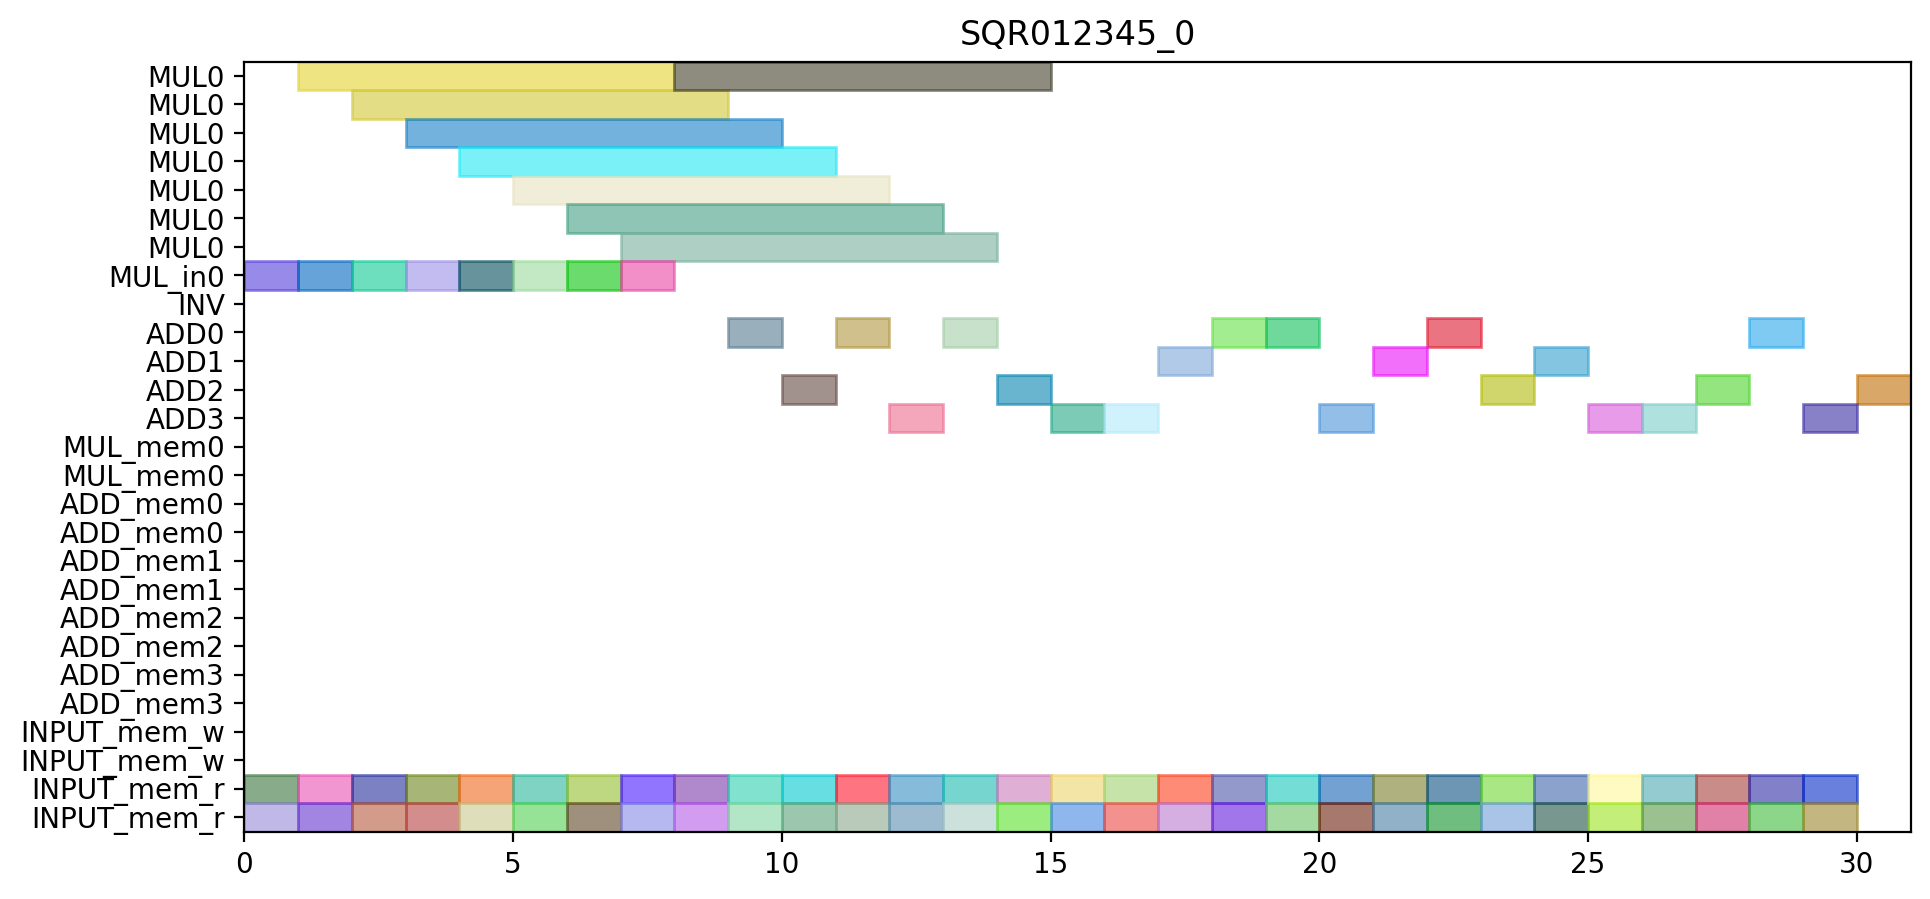

Generate this figure with Python:
from pyschedule import Scenario, solvers, plotters, alt


def solve():
	horizon = 130
	S = Scenario("SQR012345_0", horizon=horizon)

	# resource
	MUL = S.Resources('MUL', num=1, size=7)
	MUL_in = S.Resources('MUL_in', num=1)
	INV = S.Resource('INV')
	ADD = S.Resources('ADD', num=4, periods=range(1, horizon))
	MUL_mem = S.Resources('MUL_mem', num=1, size=2)
	ADD_mem = S.Resources('ADD_mem', num=4, size=2)
	INPUT_mem_w = S.Resource('INPUT_mem_w', size=2)
	INPUT_mem_r = S.Resource('INPUT_mem_r', size=2)

	# result of previous scheduling

	# new tasks
	t0_a1_0 = S.Task('t0_a1_0', length=1, delay_cost=1)
	t0_a1_0 += alt(ADD)

	t0_a1_0_mem0 = S.Task('t0_a1_0_mem0', length=1, delay_cost=1)
	t0_a1_0_mem0 += INPUT_mem_r
	S += t0_a1_0_mem0 <= t0_a1_0

	t0_a1_0_mem1 = S.Task('t0_a1_0_mem1', length=1, delay_cost=1)
	t0_a1_0_mem1 += INPUT_mem_r
	S += t0_a1_0_mem1 <= t0_a1_0

	t0_a1_1 = S.Task('t0_a1_1', length=1, delay_cost=1)
	t0_a1_1 += alt(ADD)

	t0_a1_1_mem0 = S.Task('t0_a1_1_mem0', length=1, delay_cost=1)
	t0_a1_1_mem0 += INPUT_mem_r
	S += t0_a1_1_mem0 <= t0_a1_1

	t0_a1_1_mem1 = S.Task('t0_a1_1_mem1', length=1, delay_cost=1)
	t0_a1_1_mem1 += INPUT_mem_r
	S += t0_a1_1_mem1 <= t0_a1_1

	t0_t10 = S.Task('t0_t10', length=1, delay_cost=1)
	t0_t10 += alt(ADD)

	t0_t10_mem0 = S.Task('t0_t10_mem0', length=1, delay_cost=1)
	t0_t10_mem0 += INPUT_mem_r
	S += t0_t10_mem0 <= t0_t10

	t0_t10_mem1 = S.Task('t0_t10_mem1', length=1, delay_cost=1)
	t0_t10_mem1 += INPUT_mem_r
	S += t0_t10_mem1 <= t0_t10

	t0_t11 = S.Task('t0_t11', length=1, delay_cost=1)
	t0_t11 += alt(ADD)

	t0_t11_mem0 = S.Task('t0_t11_mem0', length=1, delay_cost=1)
	t0_t11_mem0 += INPUT_mem_r
	S += t0_t11_mem0 <= t0_t11

	t0_t11_mem1 = S.Task('t0_t11_mem1', length=1, delay_cost=1)
	t0_t11_mem1 += INPUT_mem_r
	S += t0_t11_mem1 <= t0_t11

	t0_t3_t0_in = S.Task('t0_t3_t0_in', length=1, delay_cost=1)
	t0_t3_t0_in += alt(MUL_in)
	t0_t3_t0 = S.Task('t0_t3_t0', length=7, delay_cost=1)
	t0_t3_t0 += alt(MUL)
	S += t0_t3_t0>=t0_t3_t0_in

	t0_t3_t0_mem0 = S.Task('t0_t3_t0_mem0', length=1, delay_cost=1)
	t0_t3_t0_mem0 += INPUT_mem_r
	S += t0_t3_t0_mem0 <= t0_t3_t0

	t0_t3_t0_mem1 = S.Task('t0_t3_t0_mem1', length=1, delay_cost=1)
	t0_t3_t0_mem1 += INPUT_mem_r
	S += t0_t3_t0_mem1 <= t0_t3_t0

	t0_t3_t1_in = S.Task('t0_t3_t1_in', length=1, delay_cost=1)
	t0_t3_t1_in += alt(MUL_in)
	t0_t3_t1 = S.Task('t0_t3_t1', length=7, delay_cost=1)
	t0_t3_t1 += alt(MUL)
	S += t0_t3_t1>=t0_t3_t1_in

	t0_t3_t1_mem0 = S.Task('t0_t3_t1_mem0', length=1, delay_cost=1)
	t0_t3_t1_mem0 += INPUT_mem_r
	S += t0_t3_t1_mem0 <= t0_t3_t1

	t0_t3_t1_mem1 = S.Task('t0_t3_t1_mem1', length=1, delay_cost=1)
	t0_t3_t1_mem1 += INPUT_mem_r
	S += t0_t3_t1_mem1 <= t0_t3_t1

	t0_t3_t2 = S.Task('t0_t3_t2', length=1, delay_cost=1)
	t0_t3_t2 += alt(ADD)

	t0_t3_t2_mem0 = S.Task('t0_t3_t2_mem0', length=1, delay_cost=1)
	t0_t3_t2_mem0 += INPUT_mem_r
	S += t0_t3_t2_mem0 <= t0_t3_t2

	t0_t3_t2_mem1 = S.Task('t0_t3_t2_mem1', length=1, delay_cost=1)
	t0_t3_t2_mem1 += INPUT_mem_r
	S += t0_t3_t2_mem1 <= t0_t3_t2

	t0_t3_t3 = S.Task('t0_t3_t3', length=1, delay_cost=1)
	t0_t3_t3 += alt(ADD)

	t0_t3_t3_mem0 = S.Task('t0_t3_t3_mem0', length=1, delay_cost=1)
	t0_t3_t3_mem0 += INPUT_mem_r
	S += t0_t3_t3_mem0 <= t0_t3_t3

	t0_t3_t3_mem1 = S.Task('t0_t3_t3_mem1', length=1, delay_cost=1)
	t0_t3_t3_mem1 += INPUT_mem_r
	S += t0_t3_t3_mem1 <= t0_t3_t3

	t100 = S.Task('t100', length=1, delay_cost=1)
	t100 += alt(ADD)

	t100_mem0 = S.Task('t100_mem0', length=1, delay_cost=1)
	t100_mem0 += INPUT_mem_r
	S += t100_mem0 <= t100

	t100_mem1 = S.Task('t100_mem1', length=1, delay_cost=1)
	t100_mem1 += INPUT_mem_r
	S += t100_mem1 <= t100

	t101 = S.Task('t101', length=1, delay_cost=1)
	t101 += alt(ADD)

	t101_mem0 = S.Task('t101_mem0', length=1, delay_cost=1)
	t101_mem0 += INPUT_mem_r
	S += t101_mem0 <= t101

	t101_mem1 = S.Task('t101_mem1', length=1, delay_cost=1)
	t101_mem1 += INPUT_mem_r
	S += t101_mem1 <= t101

	t110 = S.Task('t110', length=1, delay_cost=1)
	t110 += alt(ADD)

	t110_mem0 = S.Task('t110_mem0', length=1, delay_cost=1)
	t110_mem0 += INPUT_mem_r
	S += t110_mem0 <= t110

	t110_mem1 = S.Task('t110_mem1', length=1, delay_cost=1)
	t110_mem1 += INPUT_mem_r
	S += t110_mem1 <= t110

	t111 = S.Task('t111', length=1, delay_cost=1)
	t111 += alt(ADD)

	t111_mem0 = S.Task('t111_mem0', length=1, delay_cost=1)
	t111_mem0 += INPUT_mem_r
	S += t111_mem0 <= t111

	t111_mem1 = S.Task('t111_mem1', length=1, delay_cost=1)
	t111_mem1 += INPUT_mem_r
	S += t111_mem1 <= t111

	t3_t0_t0_in = S.Task('t3_t0_t0_in', length=1, delay_cost=1)
	t3_t0_t0_in += alt(MUL_in)
	t3_t0_t0 = S.Task('t3_t0_t0', length=7, delay_cost=1)
	t3_t0_t0 += alt(MUL)
	S += t3_t0_t0>=t3_t0_t0_in

	t3_t0_t0_mem0 = S.Task('t3_t0_t0_mem0', length=1, delay_cost=1)
	t3_t0_t0_mem0 += INPUT_mem_r
	S += t3_t0_t0_mem0 <= t3_t0_t0

	t3_t0_t0_mem1 = S.Task('t3_t0_t0_mem1', length=1, delay_cost=1)
	t3_t0_t0_mem1 += INPUT_mem_r
	S += t3_t0_t0_mem1 <= t3_t0_t0

	t3_t0_t1_in = S.Task('t3_t0_t1_in', length=1, delay_cost=1)
	t3_t0_t1_in += alt(MUL_in)
	t3_t0_t1 = S.Task('t3_t0_t1', length=7, delay_cost=1)
	t3_t0_t1 += alt(MUL)
	S += t3_t0_t1>=t3_t0_t1_in

	t3_t0_t1_mem0 = S.Task('t3_t0_t1_mem0', length=1, delay_cost=1)
	t3_t0_t1_mem0 += INPUT_mem_r
	S += t3_t0_t1_mem0 <= t3_t0_t1

	t3_t0_t1_mem1 = S.Task('t3_t0_t1_mem1', length=1, delay_cost=1)
	t3_t0_t1_mem1 += INPUT_mem_r
	S += t3_t0_t1_mem1 <= t3_t0_t1

	t3_t0_t2 = S.Task('t3_t0_t2', length=1, delay_cost=1)
	t3_t0_t2 += alt(ADD)

	t3_t0_t2_mem0 = S.Task('t3_t0_t2_mem0', length=1, delay_cost=1)
	t3_t0_t2_mem0 += INPUT_mem_r
	S += t3_t0_t2_mem0 <= t3_t0_t2

	t3_t0_t2_mem1 = S.Task('t3_t0_t2_mem1', length=1, delay_cost=1)
	t3_t0_t2_mem1 += INPUT_mem_r
	S += t3_t0_t2_mem1 <= t3_t0_t2

	t3_t0_t3 = S.Task('t3_t0_t3', length=1, delay_cost=1)
	t3_t0_t3 += alt(ADD)

	t3_t0_t3_mem0 = S.Task('t3_t0_t3_mem0', length=1, delay_cost=1)
	t3_t0_t3_mem0 += INPUT_mem_r
	S += t3_t0_t3_mem0 <= t3_t0_t3

	t3_t0_t3_mem1 = S.Task('t3_t0_t3_mem1', length=1, delay_cost=1)
	t3_t0_t3_mem1 += INPUT_mem_r
	S += t3_t0_t3_mem1 <= t3_t0_t3

	t3_t1_t0_in = S.Task('t3_t1_t0_in', length=1, delay_cost=1)
	t3_t1_t0_in += alt(MUL_in)
	t3_t1_t0 = S.Task('t3_t1_t0', length=7, delay_cost=1)
	t3_t1_t0 += alt(MUL)
	S += t3_t1_t0>=t3_t1_t0_in

	t3_t1_t0_mem0 = S.Task('t3_t1_t0_mem0', length=1, delay_cost=1)
	t3_t1_t0_mem0 += INPUT_mem_r
	S += t3_t1_t0_mem0 <= t3_t1_t0

	t3_t1_t0_mem1 = S.Task('t3_t1_t0_mem1', length=1, delay_cost=1)
	t3_t1_t0_mem1 += INPUT_mem_r
	S += t3_t1_t0_mem1 <= t3_t1_t0

	t3_t1_t1_in = S.Task('t3_t1_t1_in', length=1, delay_cost=1)
	t3_t1_t1_in += alt(MUL_in)
	t3_t1_t1 = S.Task('t3_t1_t1', length=7, delay_cost=1)
	t3_t1_t1 += alt(MUL)
	S += t3_t1_t1>=t3_t1_t1_in

	t3_t1_t1_mem0 = S.Task('t3_t1_t1_mem0', length=1, delay_cost=1)
	t3_t1_t1_mem0 += INPUT_mem_r
	S += t3_t1_t1_mem0 <= t3_t1_t1

	t3_t1_t1_mem1 = S.Task('t3_t1_t1_mem1', length=1, delay_cost=1)
	t3_t1_t1_mem1 += INPUT_mem_r
	S += t3_t1_t1_mem1 <= t3_t1_t1

	t3_t1_t2 = S.Task('t3_t1_t2', length=1, delay_cost=1)
	t3_t1_t2 += alt(ADD)

	t3_t1_t2_mem0 = S.Task('t3_t1_t2_mem0', length=1, delay_cost=1)
	t3_t1_t2_mem0 += INPUT_mem_r
	S += t3_t1_t2_mem0 <= t3_t1_t2

	t3_t1_t2_mem1 = S.Task('t3_t1_t2_mem1', length=1, delay_cost=1)
	t3_t1_t2_mem1 += INPUT_mem_r
	S += t3_t1_t2_mem1 <= t3_t1_t2

	t3_t1_t3 = S.Task('t3_t1_t3', length=1, delay_cost=1)
	t3_t1_t3 += alt(ADD)

	t3_t1_t3_mem0 = S.Task('t3_t1_t3_mem0', length=1, delay_cost=1)
	t3_t1_t3_mem0 += INPUT_mem_r
	S += t3_t1_t3_mem0 <= t3_t1_t3

	t3_t1_t3_mem1 = S.Task('t3_t1_t3_mem1', length=1, delay_cost=1)
	t3_t1_t3_mem1 += INPUT_mem_r
	S += t3_t1_t3_mem1 <= t3_t1_t3

	t3_t20 = S.Task('t3_t20', length=1, delay_cost=1)
	t3_t20 += alt(ADD)

	t3_t20_mem0 = S.Task('t3_t20_mem0', length=1, delay_cost=1)
	t3_t20_mem0 += INPUT_mem_r
	S += t3_t20_mem0 <= t3_t20

	t3_t20_mem1 = S.Task('t3_t20_mem1', length=1, delay_cost=1)
	t3_t20_mem1 += INPUT_mem_r
	S += t3_t20_mem1 <= t3_t20

	t3_t21 = S.Task('t3_t21', length=1, delay_cost=1)
	t3_t21 += alt(ADD)

	t3_t21_mem0 = S.Task('t3_t21_mem0', length=1, delay_cost=1)
	t3_t21_mem0 += INPUT_mem_r
	S += t3_t21_mem0 <= t3_t21

	t3_t21_mem1 = S.Task('t3_t21_mem1', length=1, delay_cost=1)
	t3_t21_mem1 += INPUT_mem_r
	S += t3_t21_mem1 <= t3_t21

	t3_t30 = S.Task('t3_t30', length=1, delay_cost=1)
	t3_t30 += alt(ADD)

	t3_t30_mem0 = S.Task('t3_t30_mem0', length=1, delay_cost=1)
	t3_t30_mem0 += INPUT_mem_r
	S += t3_t30_mem0 <= t3_t30

	t3_t30_mem1 = S.Task('t3_t30_mem1', length=1, delay_cost=1)
	t3_t30_mem1 += INPUT_mem_r
	S += t3_t30_mem1 <= t3_t30

	t3_t31 = S.Task('t3_t31', length=1, delay_cost=1)
	t3_t31 += alt(ADD)

	t3_t31_mem0 = S.Task('t3_t31_mem0', length=1, delay_cost=1)
	t3_t31_mem0 += INPUT_mem_r
	S += t3_t31_mem0 <= t3_t31

	t3_t31_mem1 = S.Task('t3_t31_mem1', length=1, delay_cost=1)
	t3_t31_mem1 += INPUT_mem_r
	S += t3_t31_mem1 <= t3_t31

	t4_a1_0 = S.Task('t4_a1_0', length=1, delay_cost=1)
	t4_a1_0 += alt(ADD)

	t4_a1_0_mem0 = S.Task('t4_a1_0_mem0', length=1, delay_cost=1)
	t4_a1_0_mem0 += INPUT_mem_r
	S += t4_a1_0_mem0 <= t4_a1_0

	t4_a1_0_mem1 = S.Task('t4_a1_0_mem1', length=1, delay_cost=1)
	t4_a1_0_mem1 += INPUT_mem_r
	S += t4_a1_0_mem1 <= t4_a1_0

	t4_a1_1 = S.Task('t4_a1_1', length=1, delay_cost=1)
	t4_a1_1 += alt(ADD)

	t4_a1_1_mem0 = S.Task('t4_a1_1_mem0', length=1, delay_cost=1)
	t4_a1_1_mem0 += INPUT_mem_r
	S += t4_a1_1_mem0 <= t4_a1_1

	t4_a1_1_mem1 = S.Task('t4_a1_1_mem1', length=1, delay_cost=1)
	t4_a1_1_mem1 += INPUT_mem_r
	S += t4_a1_1_mem1 <= t4_a1_1

	t4_t10 = S.Task('t4_t10', length=1, delay_cost=1)
	t4_t10 += alt(ADD)

	t4_t10_mem0 = S.Task('t4_t10_mem0', length=1, delay_cost=1)
	t4_t10_mem0 += INPUT_mem_r
	S += t4_t10_mem0 <= t4_t10

	t4_t10_mem1 = S.Task('t4_t10_mem1', length=1, delay_cost=1)
	t4_t10_mem1 += INPUT_mem_r
	S += t4_t10_mem1 <= t4_t10

	t4_t11 = S.Task('t4_t11', length=1, delay_cost=1)
	t4_t11 += alt(ADD)

	t4_t11_mem0 = S.Task('t4_t11_mem0', length=1, delay_cost=1)
	t4_t11_mem0 += INPUT_mem_r
	S += t4_t11_mem0 <= t4_t11

	t4_t11_mem1 = S.Task('t4_t11_mem1', length=1, delay_cost=1)
	t4_t11_mem1 += INPUT_mem_r
	S += t4_t11_mem1 <= t4_t11

	t4_t3_t0_in = S.Task('t4_t3_t0_in', length=1, delay_cost=1)
	t4_t3_t0_in += alt(MUL_in)
	t4_t3_t0 = S.Task('t4_t3_t0', length=7, delay_cost=1)
	t4_t3_t0 += alt(MUL)
	S += t4_t3_t0>=t4_t3_t0_in

	t4_t3_t0_mem0 = S.Task('t4_t3_t0_mem0', length=1, delay_cost=1)
	t4_t3_t0_mem0 += INPUT_mem_r
	S += t4_t3_t0_mem0 <= t4_t3_t0

	t4_t3_t0_mem1 = S.Task('t4_t3_t0_mem1', length=1, delay_cost=1)
	t4_t3_t0_mem1 += INPUT_mem_r
	S += t4_t3_t0_mem1 <= t4_t3_t0

	t4_t3_t1_in = S.Task('t4_t3_t1_in', length=1, delay_cost=1)
	t4_t3_t1_in += alt(MUL_in)
	t4_t3_t1 = S.Task('t4_t3_t1', length=7, delay_cost=1)
	t4_t3_t1 += alt(MUL)
	S += t4_t3_t1>=t4_t3_t1_in

	t4_t3_t1_mem0 = S.Task('t4_t3_t1_mem0', length=1, delay_cost=1)
	t4_t3_t1_mem0 += INPUT_mem_r
	S += t4_t3_t1_mem0 <= t4_t3_t1

	t4_t3_t1_mem1 = S.Task('t4_t3_t1_mem1', length=1, delay_cost=1)
	t4_t3_t1_mem1 += INPUT_mem_r
	S += t4_t3_t1_mem1 <= t4_t3_t1

	solvers.mip.solve(S,msg=1,kind='CPLEX',ratio_gap=1.01)

	solution = [['hoge']*len(S.solution()[1]) for i in range(len(S.solution()))]
	for i in range(len(S.solution())):
		for j in range(len(S.solution()[i])):
			solution[i][j]=str(S.solution()[i][j])
	print(solution)

	cycles = int(solution[-1][3])

	pic_file_name = "/mnt/rose/usr1/fukuda/pairing_automation_design2/bls24-509/scheduling/SQR012345_mul1_add4/SQR012345_0.png"
	if(S.solution() != []):
		plotters.matplotlib.plot(S,img_filename=pic_file_name, vertical_text=True, fig_size=(cycles*0.25+3, 5), show_task_labels=False)

	return solution
